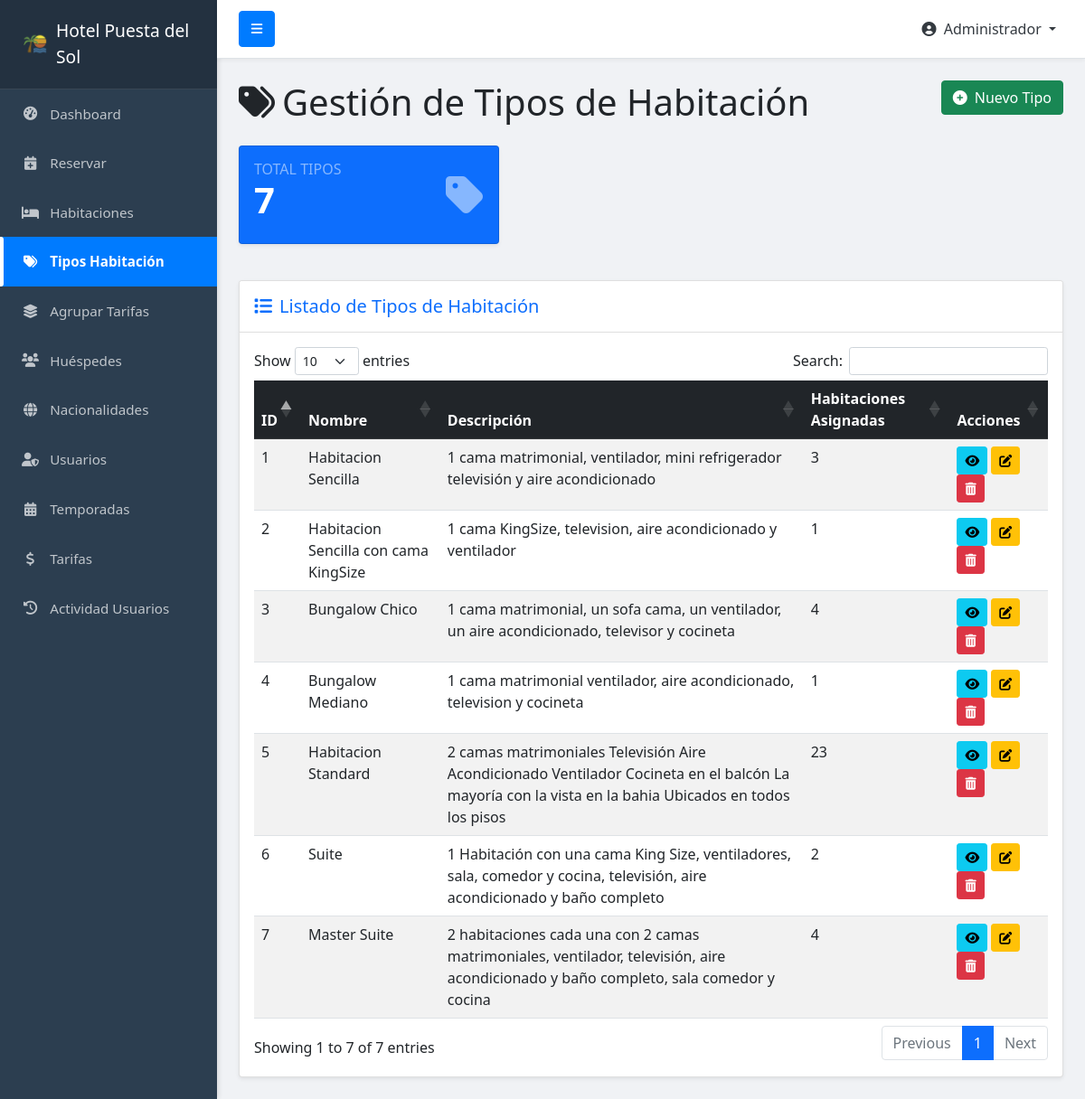
The page /tipohabitacion/tipos_habitacion.php (signed in) on the database its author committed.
### tables this page shows
CREATE TABLE `tipos_habitacion` (
  `id` int(11) NOT NULL,
  `nombre` varchar(100) DEFAULT NULL,
  `descripcion` text
);

### tipohabitacion/tipos_habitacion.php (the view, shortened to what this page needs)
<?php
require_once '../config/db_connect.php';
$query_tipos = "SELECT th.id, th.nombre, th.descripcion,
                       (SELECT COUNT(*) FROM habitaciones h WHERE h.id_tipo_habitacion = th.id) as total_habitaciones
                FROM tipos_habitacion th
                ORDER BY th.nombre ASC";
$result_tipos = mysqli_query($conn, $query_tipos);
$stats = [];
$stats['total'] = mysqli_num_rows($result_tipos);
?>
<!DOCTYPE html>
<html lang="es">
<head>
    <link href="https://cdn.jsdelivr.net/npm/bootstrap@5.1.3/dist/css/bootstrap.min.css" rel="stylesheet">
    <link rel="stylesheet" href="https://cdnjs.cloudflare.com/ajax/libs/font-awesome/6.0.0-beta3/css/all.min.css">
    <link rel="stylesheet" href="https://cdn.datatables.net/1.11.3/css/dataTables.bootstrap5.min.css">
    <link rel="stylesheet" href="https://cdn.jsdelivr.net/npm/sweetalert2@11/dist/sweetalert2.min.css">
</head>
<body>
    <?php require_once '../includes/sidebar.php'; ?>
    <div id="page-content-wrapper"> <div class="container-fluid mt-4">
            <div class="row">
                <div class="col-12">
                    <h1 class="mb-4">
                        <i class="fas fa-tags me-2"></i>Gestión de Tipos de Habitación
                        <button class="btn btn-success float-end" data-bs-toggle="modal" data-bs-target="#modalCrearTipo">
                            <i class="fas fa-plus-circle me-2"></i>Nuevo Tipo
                        </button>
                    </h1>
                </div>
            </div>
            <div class="row mb-4">
                <div class="col-md-4 mb-3">
                    <div class="card bg-primary text-white shadow-sm card-stats">
                        <div class="card-body">
                            <div class="d-flex justify-content-between align-items-center">
                                <div>
                                    <h6 class="text-uppercase text-white-50 mb-0">Total Tipos</h6>
                                    <h3 class="display-6 fw-bold"><?php echo $stats['total']; ?></h3>
                                </div>
                                <i class="fas fa-tag fa-3x text-white-50"></i>
                            </div>
                        </div>
                    </div>
                </div>
            </div>
            <div class="card shadow-sm mb-4">
                <div class="card-header bg-white py-3">
                    <h5 class="mb-0 text-primary"><i class="fas fa-list me-2"></i>Listado de Tipos de Habitación</h5>
                </div>
                <div class="card-body">
                    <div class="table-responsive">
                        <table id="tiposHabitacionTable" class="table table-hover table-striped" style="width:100%">
                            <thead class="table-dark">
                                <tr>
                                    <th>ID</th>
                                    <th>Nombre</th>
                                    <th>Descripción</th>
                                    <th>Habitaciones Asignadas</th>
                                    <th>Acciones</th>
                                </tr>
                            </thead>
                            <tbody>
                                <?php mysqli_data_seek($result_tipos, 0);  ?>
                                <?php while ($tipo = mysqli_fetch_assoc($result_tipos)): ?>
                                    <tr>
                                        <td><?php echo htmlspecialchars($tipo['id']); ?></td>
                                        <td><?php echo htmlspecialchars($tipo['nombre']); ?></td>
                                        <td><?php echo htmlspecialchars($tipo['descripcion']); ?></td>
                                        <td><?php echo htmlspecialchars($tipo['total_habitaciones']); ?></td>
                                        <td>
                                            <button class="btn btn-sm btn-info ver-detalles-btn" data-id="<?php echo $tipo['id']; ?>" title="Ver Detalles">
                                                <i class="fas fa-eye"></i>
                                            </button>
                                            <button class="btn btn-sm btn-warning editar-btn" data-id="<?php echo $tipo['id']; ?>" title="Editar">
                                                <i class="fas fa-edit"></i>
                                            </button>
                                            <button class="btn btn-sm btn-danger eliminar-btn" data-id="<?php echo $tipo['id']; ?>" title="Eliminar">
                                                <i class="fas fa-trash-alt"></i>
                                            </button>
                                        </td>
                                    </tr>
                                <?php endwhile; ?>
                            </tbody>
                        </table>
                    </div>
                </div>
            </div>
        </div>
    </div>
</body>
</html>

### tipohabitacion/tipos_habitacion.php (style rules this page uses)
body { overflow-x: hidden; background-color: #f8f9fa; }
.card-stats { transition: transform 0.2s; }

### includes/sidebar.php (style rules this page uses)
body { overflow-x: hidden; background-color: #f0f2f5; }
#page-content-wrapper { min-width: 100vw; }
@media (min-width: 768px) { #page-content-wrapper { min-width: 0; width: 100%; } }

### rows shown on the page
tipos_habitacion: id "3", nombre "Bungalow Chico", descripcion "1 cama matrimonial, un sofa cama, un ventilador, un aire acondicionado, televisor y cocineta", total_habitaciones "4"
tipos_habitacion: id "4", nombre "Bungalow Mediano", descripcion "1 cama matrimonial ventilador, aire acondicionado, television y cocineta", total_habitaciones "1"
tipos_habitacion: id "1", nombre "Habitacion Sencilla", descripcion "1 cama matrimonial, ventilador, mini refrigerador televisión y aire acondicionado", total_habitaciones "3"
tipos_habitacion: id "2", nombre "Habitacion Sencilla con cama KingSize", descripcion "1 cama KingSize, television, aire acondicionado y ventilador", total_habitaciones "1"
tipos_habitacion: id "5", nombre "Habitacion Standard", descripcion "2 camas matrimoniales Televisión Aire Acondicionado Ventilador Cocineta en el balcón La mayoría con la vista en la bahia Ubicados en todos los pisos", total_habitaciones "23"
tipos_habitacion: id "7", nombre "Master Suite", descripcion "2 habitaciones cada una con 2 camas matrimoniales, ventilador, televisión, aire acondicionado y baño completo, sala comedor y cocina", total_habitaciones "4"
tipos_habitacion: id "6", nombre "Suite", descripcion "1 Habitación con una cama King Size, ventiladores, sala, comedor y cocina, televisión, aire acondicionado y baño completo", total_habitaciones "2"

### other values the page prints
$_SESSION['nombre'] "Administrador"
$stats['total'] "7"
